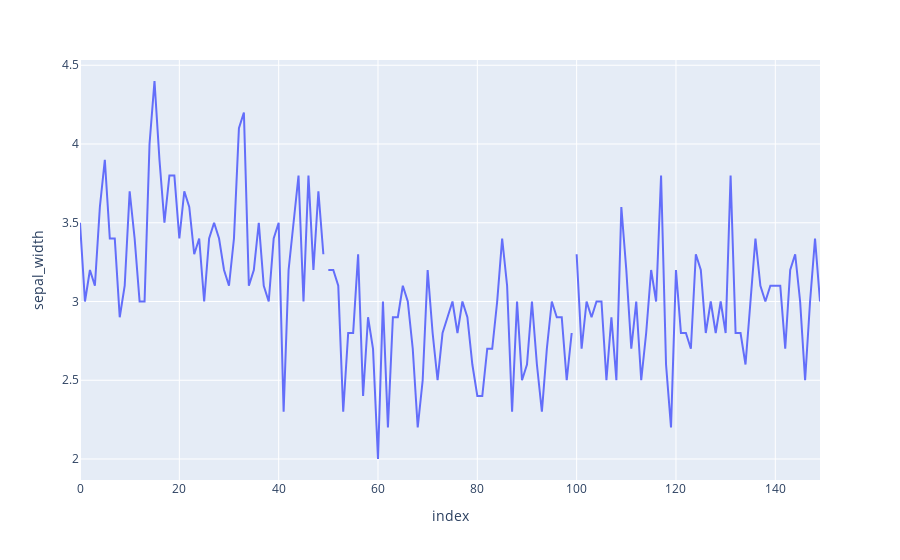

Notebook code for this chart:
### Code cell
fig = px.line(df, y="sepal_width", line_group='species')
fig.show()

### Figure 1 — Plotly figure (JSON) as saved in the notebook; plotly's stock layout.template omitted (floating-point values rounded to 4 significant figures)
{"data": [{"hovertemplate": "species=setosa<br>index=%{x}<br>sepal_width=%{y}<extra></extra>", "legendgroup": "", "line": {"color": "#636efa", "dash": "solid"}, "marker": {"symbol": "circle"}, "mode": "lines", "name": "", "orientation": "v", "showlegend": false, "type": "scatter", "x": [0, 1, 2, 3, 4, 5, 6, 7, 8, 9, 10, 11, 12, 13, 14, 15, 16, 17, 18, 19, 20, 21, 22, 23, 24, 25, 26, 27, 28, 29, 30, 31, 32, 33, 34, 35, 36, 37, 38, 39, 40, 41, 42, 43, 44, 45, 46, 47, 48, 49], "xaxis": "x", "y": [3.5, 3, 3.2, 3.1, 3.6, 3.9, 3.4, 3.4, 2.9, 3.1, 3.7, 3.4, 3, 3, 4, 4.4, 3.9, 3.5, 3.8, 3.8, 3.4, 3.7, 3.6, 3.3, 3.4, 3, 3.4, 3.5, 3.4, 3.2, 3.1, 3.4, 4.1, 4.2, 3.1, 3.2, 3.5, 3.1, 3, 3.4, 3.5, 2.3, 3.2, 3.5, 3.8, 3, 3.8, 3.2, 3.7, 3.3], "yaxis": "y"}, {"hovertemplate": "species=versicolor<br>index=%{x}<br>sepal_width=%{y}<extra></extra>", "legendgroup": "", "line": {"color": "#636efa", "dash": "solid"}, "marker": {"symbol": "circle"}, "mode": "lines", "name": "", "orientation": "v", "showlegend": false, "type": "scatter", "x": [50, 51, 52, 53, 54, 55, 56, 57, 58, 59, 60, 61, 62, 63, 64, 65, 66, 67, 68, 69, 70, 71, 72, 73, 74, 75, 76, 77, 78, 79, 80, 81, 82, 83, 84, 85, 86, 87, 88, 89, 90, 91, 92, 93, 94, 95, 96, 97, 98, 99], "xaxis": "x", "y": [3.2, 3.2, 3.1, 2.3, 2.8, 2.8, 3.3, 2.4, 2.9, 2.7, 2, 3, 2.2, 2.9, 2.9, 3.1, 3, 2.7, 2.2, 2.5, 3.2, 2.8, 2.5, 2.8, 2.9, 3, 2.8, 3, 2.9, 2.6, 2.4, 2.4, 2.7, 2.7, 3, 3.4, 3.1, 2.3, 3, 2.5, 2.6, 3, 2.6, 2.3, 2.7, 3, 2.9, 2.9, 2.5, 2.8], "yaxis": "y"}, {"hovertemplate": "species=virginica<br>index=%{x}<br>sepal_width=%{y}<extra></extra>", "legendgroup": "", "line": {"color": "#636efa", "dash": "solid"}, "marker": {"symbol": "circle"}, "mode": "lines", "name": "", "orientation": "v", "showlegend": false, "type": "scatter", "x": [100, 101, 102, 103, 104, 105, 106, 107, 108, 109, 110, 111, 112, 113, 114, 115, 116, 117, 118, 119, 120, 121, 122, 123, 124, 125, 126, 127, 128, 129, 130, 131, 132, 133, 134, 135, 136, 137, 138, 139, 140, 141, 142, 143, 144, 145, 146, 147, 148, 149], "xaxis": "x", "y": [3.3, 2.7, 3, 2.9, 3, 3, 2.5, 2.9, 2.5, 3.6, 3.2, 2.7, 3, 2.5, 2.8, 3.2, 3, 3.8, 2.6, 2.2, 3.2, 2.8, 2.8, 2.7, 3.3, 3.2, 2.8, 3, 2.8, 3, 2.8, 3.8, 2.8, 2.8, 2.6, 3, 3.4, 3.1, 3, 3.1, 3.1, 3.1, 2.7, 3.2, 3.3, 3, 2.5, 3, 3.4, 3], "yaxis": "y"}], "layout": {"legend": {"tracegroupgap": 0}, "margin": {"t": 60}, "xaxis": {"anchor": "y", "domain": [0, 1], "title": {"text": "index"}}, "yaxis": {"anchor": "x", "domain": [0, 1], "title": {"text": "sepal_width"}}}}
